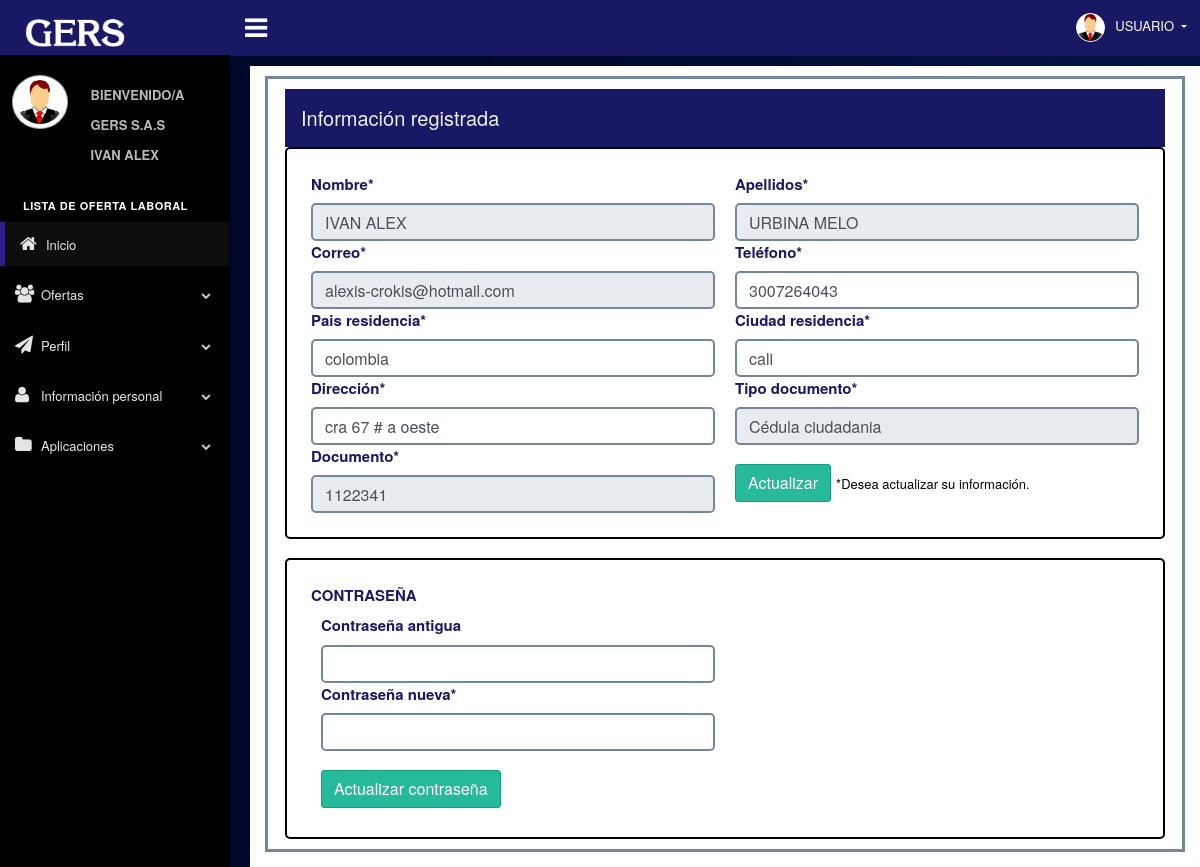
/web/indexUsu.php?modulo=Usuario&controlador=Ofertas&funcion=consultaregistro (signed in), run on the app's committed database.
### tables this page shows
CREATE TABLE `tbl_usuario` (
  `usu_id` int(100) NOT NULL,
  `usu_nombre` varchar(50) NOT NULL,
  `usu_apellido` varchar(50) NOT NULL,
  `usu_correo` varchar(50) NOT NULL,
  `usu_telefono` varchar(50) NOT NULL,
  `usu_pais_residencia` varchar(10) DEFAULT NULL,
  `usu_residencia` varchar(256) NOT NULL,
  `usu_direccion` varchar(255) NOT NULL,
  `usu_tipo_documento` varchar(50) NOT NULL,
  `usu_documento` varchar(50) NOT NULL,
  `usu_contraseña` varchar(255) NOT NULL,
  `usu_termino` int(10) NOT NULL,
  `rol_id` int(100) NOT NULL,
  `usu_token` varchar(256) DEFAULT NULL,
  `usu_hojadevida` varchar(256) DEFAULT NULL,
  `usu_fechahojadevida` timestamp NULL DEFAULT NULL,
  `usu_matricula` varchar(256) DEFAULT NULL,
  `usu_fechamatricula` timestamp NULL DEFAULT NULL
);

### lib/conf/conf.php (called while the page is built)
<?php
    $server="localhost";
    $user="BUGIVAN";
    $pass="gers1999";
    $database="gestorbd";
    $port="3306";
?>

### lib/conf/connection.php (called while the page is built, shortened)
<?php
    class Connection
    {
        private $server;
        private $user;
        private $pass;
        private $database;
        private $link;
        private function setConnect(){
            require_once 'conf.php';
            $this->server=$server;
            $this->user=$user;
            $this->pass=$pass;
            $this->database=$database;
        }
        private function connect(){
            $this->link=mysqli_connect($this->server,$this->user,$this->pass,$this->database);
        }
        public function getConnect(){
            return $this->link;
        }
    }
?>

### controller/Usuario/OfertasController.php (called while the page is built, shortened)
<?php
Class OfertasController
{
    public function consultaregistro(){
      $obj = new OfertasVacantesModel();
      $sql = "SELECT * FROM tbl_usuario where usu_id='".$_SESSION['idUser']."'";
      $usuario = $obj->consult($sql);
    include_once '../view/Usuario/Oferta/consultregistro.php';
    }
}
?>

### model/MasterModel.php (called while the page is built, shortened)
<?php
    include_once '../lib/conf/connection.php';
    class MasterModel extends Connection{
        public function consult($sql){
            $result=mysqli_query($this->getConnect(),$sql);
            return $result;
        }
    }
?>

### view/Usuario/Oferta/consultregistro.php (the view, shortened to what this page needs)
<?php
foreach ($usuario as $usu) {
?>
<div class="eo #contenedor_arriba x_content">
    <div class="contenedor_de_datos x_panel">
        <nav class="navbar navbar-dark navbar-expand-sm" style="background-color:#181864;">
            <a class="navbar-brand" href="#">
                Información registrada
            </a>
        </nav>
        <form id="actualizarinformacionpersonal" action="<?php echo getUrl("Usuario","Ofertas","ActualizarRegistro");?>"
            method="post" enctype="multipart/form-data">
            <div class="card" style="border-radius: 5px; border:2px solid black;">
                <div class="card-body p-4">
                    <div class="row justify-content-start">
                        <div class="col-md-6">
                            <label class="titulos_negrita">Nombre*</label>
                            <input readonly type="text" name="" value="<?=$usu['usu_nombre']?>"
                                class="estiloinput form-control oferta">
                        </div>
                        <div class="col-md-6">
                            <label class="titulos_negrita">Apellidos*</label>
                            <input readonly type="text" name="" value="<?= $usu['usu_apellido'] ?>"
                                class="estiloinput form-control oferta">
                        </div>
                        <div class="col-md-6">
                            <label class="titulos_negrita">Correo*</label>
                            <input readonly type="text" value="<?= $usu['usu_correo'] ?>"
                                class="estiloinput form-control oferta">
                        </div>
                        <div class="col-md-6">
                            <label class="titulos_negrita">Teléfono*</label>
                            <input type="number" name="usu_telefono" value="<?= $usu['usu_telefono'] ?>"
                                class="estiloinput form-control oferta">
                        </div>
                        <div class="col-md-6">
                            <label class="titulos_negrita">Pais residencia*</label>
                            <input type="text" name="usu_pais_residencia" value="<?= $usu['usu_pais_residencia'] ?>"
                                class="estiloinput form-control oferta">
                        </div>
                        <div class="col-md-6">
                            <label class="titulos_negrita">Ciudad residencia*</label>
                            <input type="text" name="usu_residencia" value="<?= $usu['usu_residencia'] ?>"
                                class="estiloinput form-control oferta">
                        </div>
                        <div class="col-md-6">
                            <label class="titulos_negrita">Dirección*</label>
                            <input type="text" name="usu_direccion" value="<?= $usu['usu_direccion'] ?>"
                                class="estiloinput form-control oferta">
                        </div>
                        <div class="col-md-6">
                            <label class="titulos_negrita">Tipo documento*</label>
                            <input readonly type="text" name="" value="<?= $usu['usu_tipo_documento'] ?>"
                                class="estiloinput form-control oferta">
                        </div>
                        <div class="col-md-6">
                            <label class="titulos_negrita">Documento*</label>
                            <input readonly type="text" name="" value="<?= $usu['usu_documento']?>"
                                class="estiloinput form-control oferta">
                        </div>
                        <div class='col-md-6'><br>
                            <button type="submit" class="btn btn-success">Actualizar</button>*Desea actualizar su
                            información.
                        </div>
        </form>
    </div>
</div>
</div>
<br>
<div class="card" style="border-radius: 5px; border:2px solid black;">
    <div class="card-body p-4">
        <label class="titulos_negrita" for="">CONTRASEÑA</label>
        <div class="row justify-content-start">
            <form id="passwords" class="col-md-12" action="<?php echo getUrl("Usuario","Ofertas","updatepassword");?>" method="post">
                    <div id="contenedorpassword2" class="col-md-6">
                        <label class="titulos_negrita">Contraseña antigua</label>
                        <input id="usu_contraseña" type="password" name="ContraseñaVieja"
                            class="estiloinput form-control oferta">
                    </div>
                    <div id="contenedorpassword3" class="col-md-6">
                        <label class="titulos_negrita">Contraseña nueva*</label>
                        <input id="usu_contraseña2" type="password" name="ContraseñaNueva"
                            class="estiloinput form-control oferta">
                    </div>
                    <div class='col-md-6'><br>
                        <button type="submit" class="btn btn-success">Actualizar contraseña</button>
                    </div>
            </form>
        </div>
    </div>
</div>
<?php
}
?>

### web/build/css/Mantenimientocss.css (style rules this page uses)
.estiloinput { border: 2px solid #73879C; width: 50%; border-radius: 5px; }
.oferta { width: 100%; }
.eo { padding: 5px; color: black; }
.titulos_negrita { color: #181864; font-weight: bolder; font-size: 15px; }
button { color: white; }
.contenedor_de_datos { margin-left: 10px; }
html { padding: 0; margin: 0; display: grid; }

### data on the page
tbl_usuario: usu_nombre "IVAN ALEX", usu_apellido "URBINA MELO", usu_correo "alexis-crokis@hotmail.com", usu_telefono "3007264043", usu_pais_residencia "colombia", usu_residencia "cali", usu_direccion "cra 67 # a oeste", usu_tipo_documento "Cédula ciudadania", usu_documento "1122341"

### other printed values
$_SESSION['nameUser'] "IVAN ALEX"
